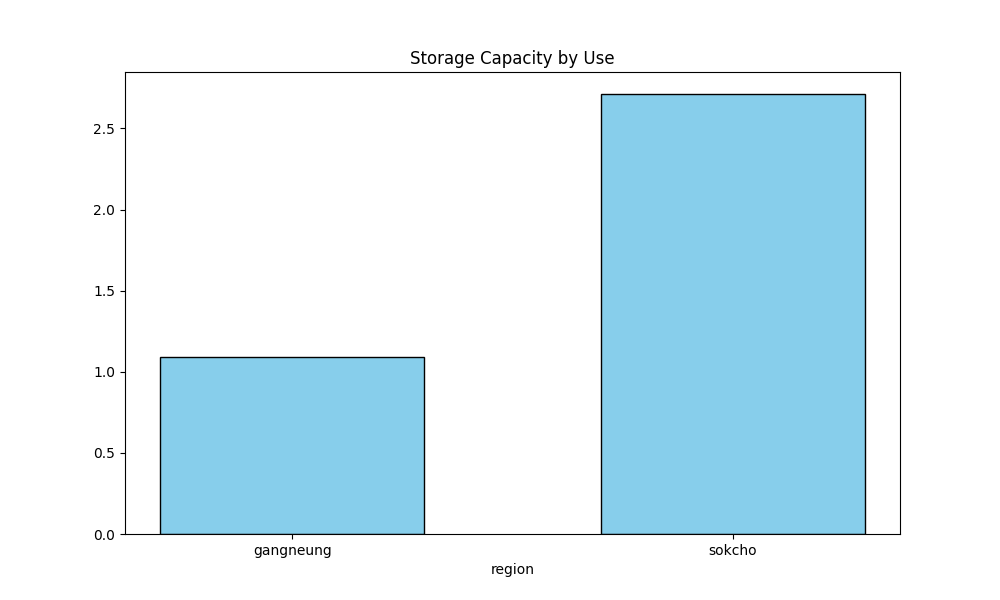

This chart was generated by the following Python code:
import numpy as np
import pandas as pd
from scipy.optimize import minimize
import os

try:
    import matplotlib
    matplotlib.use('Agg') 
    import matplotlib.pyplot as plt
except ImportError:
    print("오류: Matplotlib이 설치되어 있지 않거나 import에 실패함.")
    exit()
    
FILE_PATH_WATER = "water_usage.csv"
FILE_PATH_STORAGE = "storage_capacity.csv"

def plot_storage_capacity_by_use(categories, data):
    plt.figure(figsize=(10, 6))
    plt.title('Storage Capacity by Use')
    plt.xlabel('region')
    plt.bar(categories, data, color=['skyblue'], width=0.6, align='center', edgecolor='black')
    plt.savefig('storage_capacity_by_use.png')

if __name__ == "__main__":
    if not os.path.exists(FILE_PATH_WATER):
        print(f"오류: 파일을 찾을 수 없음. {FILE_PATH_WATER}를 확인.")
    elif not os.path.exists(FILE_PATH_STORAGE):
        print(f"오류: 파일을 찾을 수 없음. {FILE_PATH_STORAGE}를 확인.")
    else:
        df_water = pd.read_csv(FILE_PATH_WATER)
        df_storage = pd.read_csv(FILE_PATH_STORAGE)
        categories = ['gangneung', 'sokcho']
        data = []
        gangneung_total_water_2022 = int(df_water.iloc[0,2]) + int(df_water.iloc[0,6])
        gangneung_total_water_2021 = int(df_water.iloc[1,2]) + int(df_water.iloc[1,6])
        sokcho_total_water_2022 = int(df_water.iloc[2,2]) + int(df_water.iloc[2,6])
        sokcho_total_water_2021 = int(df_water.iloc[3,2]) + int(df_water.iloc[3,6])
        
        gangneung_capacity = int(df_storage.iloc[0,5])
        sokcho_capacity = int(df_storage.iloc[2,5])
        
        gangneung_final = gangneung_capacity / ((gangneung_total_water_2022 + gangneung_total_water_2021) / 2)
        sokcho_final = sokcho_capacity / ((sokcho_total_water_2022 + sokcho_total_water_2021) / 2)
        
        data.append(gangneung_final)
        data.append(sokcho_final)
        
        plot_storage_capacity_by_use(categories, data)
